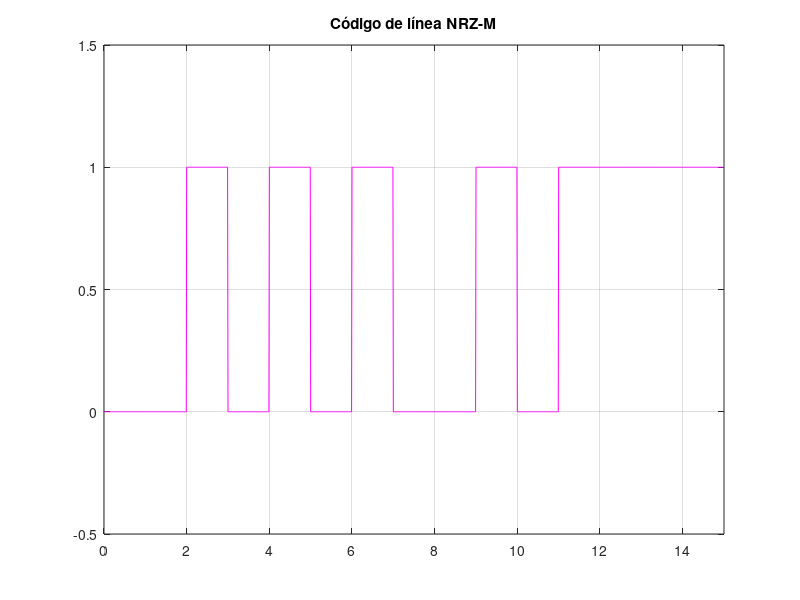
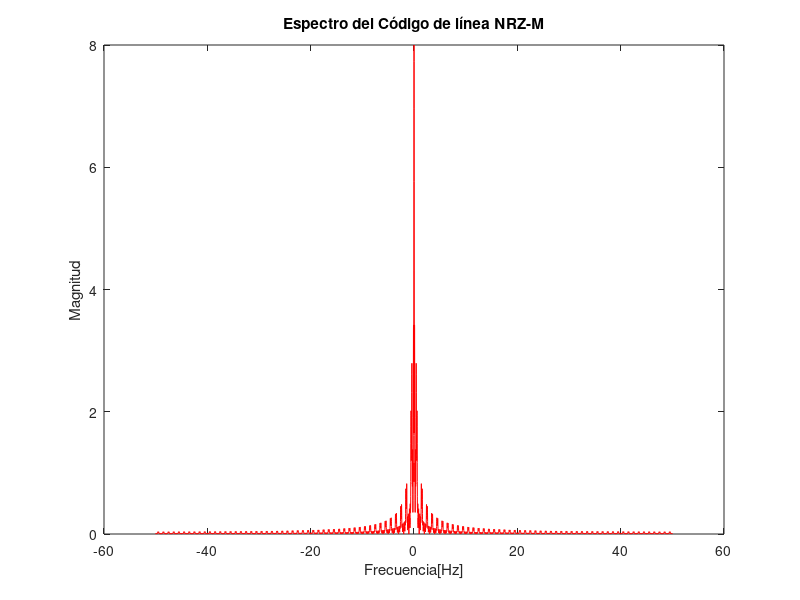

Write the MATLAB code that produced these figures, in order.
clear all
close all
%100 muestras en Tb=1s
ts=1/100;
Tb=1;
fs=1/ts;

s1NRZ=ones(1,100);
s2NRZ=zeros(1,100);

%bits=[1 1 0 0 0 1 1 1 0 1 0 1];
bits=randi([0,1],1, 15)
N=length(bits);
codigo=[];

if bits(1)==0 && bits(2)==0
    codigo = [codigo s2NRZ];
    codigo = [codigo s2NRZ];
end
if bits(1) == 0 && bits(2)==1
    codigo = [codigo s2NRZ];
    codigo = [codigo s2NRZ];
end
if bits(1) ==1 && bits(2)==0
    codigo = [codigo s2NRZ];
    codigo = [codigo s1NRZ];
end
if bits(1)==1 && bits(2)==1
    codigo = [codigo s2NRZ];
    codigo = [codigo s1NRZ];
end

for n=3:N
    long_codigo=length(codigo);
    if codigo (long_codigo-1)==0 && bits(n)==1
        codigo = [codigo s1NRZ];
    end
    if codigo(long_codigo-1)==0 && bits(n)==0
        codigo = [codigo s2NRZ];
    end
    if codigo(long_codigo-1)==1 && bits(n)==0
        codigo = [codigo s1NRZ];
    end
    if codigo(long_codigo-1)==1 && bits(n)==1
        codigo = [codigo s2NRZ];
    end
end

t=0:ts:N*Tb-ts;
figure(1)
plot(t,codigo, 'm', LineWidth=3);
title('Código de línea NRZ-M');
axis([0 N*Tb -0.5 1.5]);
grid

COD=fftshift(fft(codigo, 10000))*ts;
w=linspace(-fs/2, fs/2, length(COD))*2*pi;
figure(2)
plot(w/(2*pi),abs(COD), 'r');
title('Espectro del Código de línea NRZ-M');
xlabel('Frecuencia[Hz]');
ylabel('Magnitud');


 